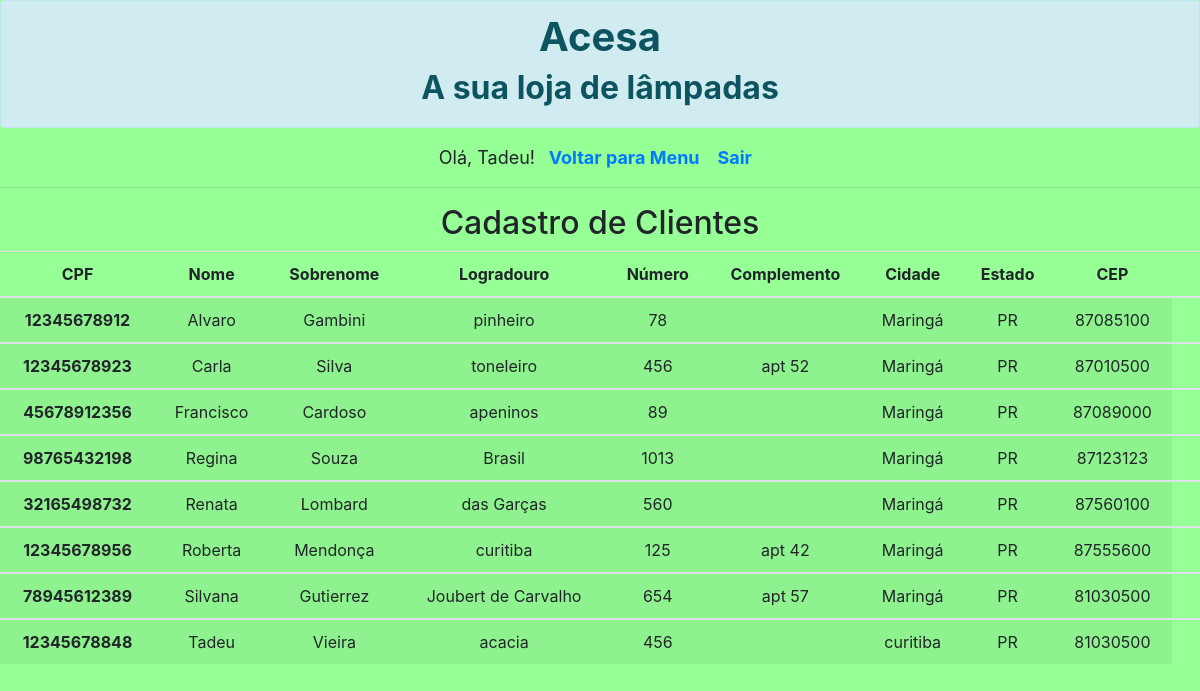
The page /restrito_clientes.php (signed in) on the database its author committed.
### tables this page shows
CREATE TABLE `cpf` (
  `id_cpf` int(11) NOT NULL,
  `cpf` double NOT NULL,
  `nome` varchar(15) NOT NULL,
  `sobrenome` varchar(50) NOT NULL,
  `logradouro` varchar(50) NOT NULL,
  `numero` varchar(10) NOT NULL,
  `complemento` varchar(10) NOT NULL,
  `cidade` varchar(40) NOT NULL,
  `estado` char(2) NOT NULL,
  `cep` int(8) NOT NULL,
  `telefone` double(10,0) NOT NULL,
  `celular` double(11,0) NOT NULL,
  `email` varchar(50) NOT NULL,
  `senha` varchar(20) NOT NULL
);

### restrito_clientes.php (the view, shortened to what this page needs)
<?php
    include("banco.php");
?>
<html lang="pt-br">
  <head>
    <link rel="stylesheet" href="https://stackpath.bootstrapcdn.com/bootstrap/4.1.3/css/bootstrap.min.css">
  </head>
  <body>
<div class="alert alert-info" role="alert">
  <h1 align="center"><b>Acesa</b></h1>
<h2 align="center"><b>A sua loja de lâmpadas</b></h2>
</div>
<div align=center>
<?php
						if(!isset($_SESSION["user"])){
							header('location:restrito_entrada.php');
						}else{
							echo "Olá, ";
							echo $_SESSION["user"];
							echo "!";
							echo "<a href='restrito_opcoes.php' style='text-decoration:none; font-weight:bold;'>&nbsp;&nbsp;Voltar para Menu&nbsp;</a>";
							echo "<a href='restrito_sair.php' style='text-decoration:none; font-weight:bold;'>&nbsp;&nbsp;Sair&nbsp;</a>";
						}
?>
</div>
<hr/>
<h2>Cadastro de Clientes</h2>
<?php
 $dados1 = mysqli_query($conexao,"SELECT * FROM cpf ORDER BY nome ASC")
 or die(mysqli_error($conexao));
 ?>
	<table class="table table-striped">
  <thead align="center">
    <tr>
      <th scope="col">CPF</th>
      <th scope="col">Nome</th>
      <th scope="col">Sobrenome</th>
      <th scope="col">Logradouro</th>
	  <th scope="col">Número</th>
	  <th scope="col">Complemento</th>
	  <th scope="col">Cidade</th>
	  <th scope="col">Estado</th>
	  <th scope="col">CEP</th>
	  <th scope="col"></th>
    </tr>
  </thead>
  <?php
  while($dados2 = mysqli_fetch_array($dados1)){
	  echo "<tbody align='center'>";
		echo '<tr>';
		  echo '<th scope="row">'.$dados2['cpf'].'</th>';
		  echo '<td>'.$dados2['nome'].'</td>';
		  echo '<td>'.$dados2['sobrenome'].'</td>';
		  echo '<td>'.$dados2['logradouro'].'</td>';
		  echo '<td>'.$dados2['numero'].'</td>';
		  echo '<td>'.$dados2['complemento'].'</td>';
		  echo '<td>'.$dados2['cidade'].'</td>';
		  echo '<td>'.$dados2['estado'].'</td>';
		  echo '<td>'.$dados2['cep'].'</td>';
	}
	?>
	</table>
  </body>
</html>

### restrito_clientes.php (style rules this page uses)
body { font-size:18px; font-style: normal; }
body { background-color: rgb(150,255,150); }
h1 { text-align: center; }
h2 { text-align: center; }

### rows shown on the page
cpf: cpf "12345678912", nome "Alvaro", sobrenome "Gambini", logradouro "pinheiro", numero "78", cidade "Maringá", estado "PR", cep "87085100"
cpf: cpf "12345678923", nome "Carla", sobrenome "Silva", logradouro "toneleiro", numero "456", complemento "apt 52", cidade "Maringá", estado "PR", cep "87010500"
cpf: cpf "45678912356", nome "Francisco", sobrenome "Cardoso", logradouro "apeninos", numero "89", cidade "Maringá", estado "PR", cep "87089000"
cpf: cpf "98765432198", nome "Regina", sobrenome "Souza", logradouro "Brasil", numero "1013", cidade "Maringá", estado "PR", cep "87123123"
cpf: cpf "32165498732", nome "Renata", sobrenome "Lombard", logradouro "das Garças", numero "560", cidade "Maringá", estado "PR", cep "87560100"
cpf: cpf "12345678956", nome "Roberta", sobrenome "Mendonça", logradouro "curitiba", numero "125", complemento "apt 42", cidade "Maringá", estado "PR", cep "87555600"
cpf: cpf "78945612389", nome "Silvana", sobrenome "Gutierrez", logradouro "Joubert de Carvalho", numero "654", complemento "apt 57", cidade "Maringá", estado "PR", cep "81030500"
cpf: cpf "12345678848", nome "Tadeu", sobrenome "Vieira", logradouro "acacia", numero "456", cidade "curitiba", estado "PR", cep "81030500"

### other values the page prints
$_SESSION["user"] "Tadeu"
